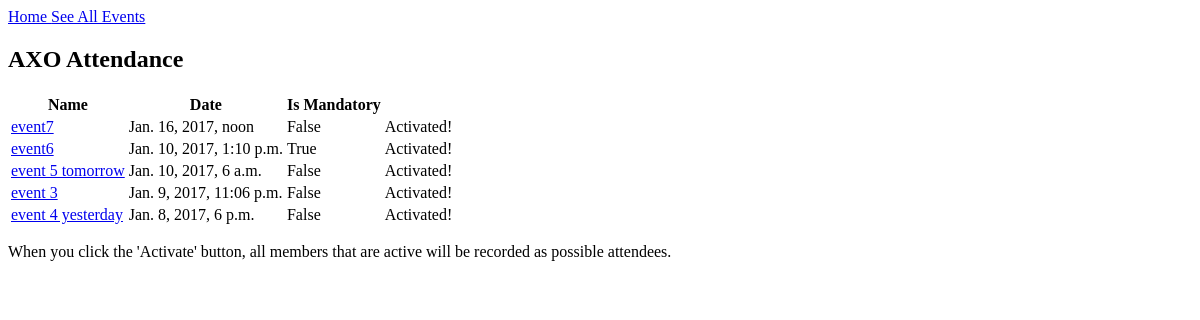
The app's page /attendance/events/, older data.
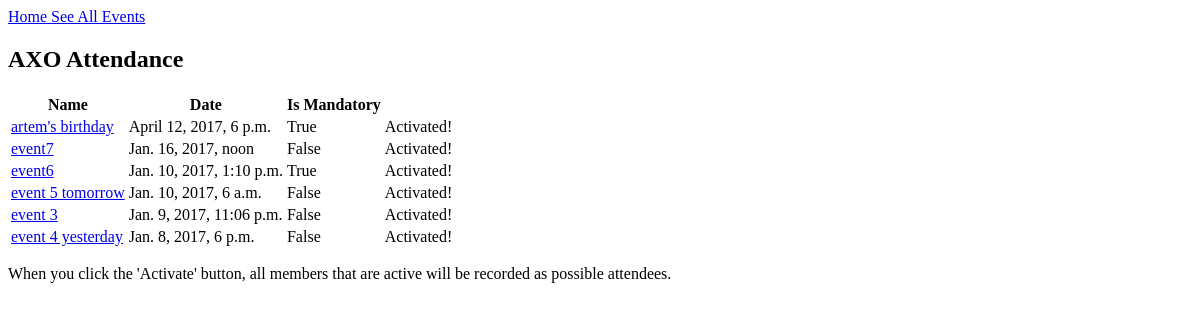
The same page, newer data.
### attendance/models.py (models this page shows, shortened)
@python_2_unicode_compatible
class Event(models.Model):
  name = models.CharField(max_length=200)
  date = models.DateTimeField()
  is_mandatory = models.BooleanField(default=False)
  is_activated = models.BooleanField(default=False)
  required_sisters = models.ManyToManyField(Sister, blank=True, related_name='sisters_required')
  sisters_attended = models.ManyToManyField(Sister, blank=True, related_name='Attendees')

### attendance/views.py (the view)
# urls.py: url(r'^events/(?P<event_id>[0-9]+)/checkin/$', views.checkin, name='checkin'),
def events(request):
  print("displaying events")
  events = Event.objects.order_by('-date');
  return render(request, 'attendance/events.html', {'events': events})

### attendance/templates/attendance/events.html (shortened to what this page needs)
{% extends "attendance/base.html" %}
{% block content %}
{% if events %}
  <table>
    <tr>
      <th> Name </th>
      <th> Date </th>
      <th> Is Mandatory </th>
    </tr>
    {% for event in events %}
        <tr>
          <td>
            {% if event.is_activated %}
              <a href="{% url 'attendance:checkin' event.id %}">
                {{ event.name }}
              </a>
            {% else %}
              {{ event.name }}
            {% endif %}
          </td>
          <td> {{ event.date }} </td>
          <td> {{ event.is_mandatory }} </td>
          <td>
            {% if event.is_activated %}
              Activated!
            {% else %}
              <a href="{% url 'attendance:activate' event.id %}"> Activate Now </a>
            {% endif %}
          </td>
        </tr>
    {% endfor %}
    </table>
  <p> When you click the 'Activate' button, all members that are active will be recorded as possible attendees. </p>
{% else %}
    <p>No events are available.</p>
{% endif %}
{% endblock content %}

Row changes from the older to the newer data that the page shows:
added Event: name "artem's birthday", date "April 12, 2017, 6 p.m.", is_mandatory "True", is_activated "Activated!"
